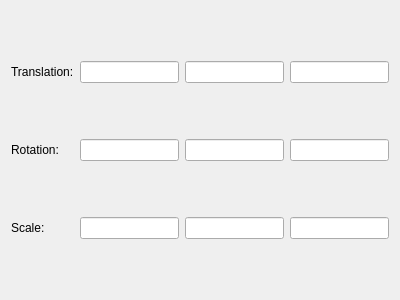
<?xml version="1.0" encoding="UTF-8"?>
<ui version="4.0">
    <author/>
    <comment/>
    <exportmacro/>
    <class>TransformEditor</class>
    <widget class="QWidget" name="TransformEditor">
        <property name="geometry">
            <rect>
                <x>0</x>
                <y>0</y>
                <width>400</width>
                <height>300</height>
            </rect>
        </property>
        <property name="windowTitle">
            <string>TransformEditor</string>
        </property>
        <layout class="QGridLayout" name="gridLayout">
            <item row="0" column="0">
                <widget class="QLabel" name="labelTranslation">
                    <property name="text">
                        <string>Translation:</string>
                    </property>
                </widget>
            </item>
            <item row="0" column="1">
                <widget class="QLineEdit" name="lineEditTranslationX"/>
            </item>
            <item row="0" column="2">
                <widget class="QLineEdit" name="lineEditTranslationY"/>
            </item>
            <item row="0" column="3">
                <widget class="QLineEdit" name="lineEditTranslationZ"/>
            </item>
            <item row="1" column="0">
                <widget class="QLabel" name="labelRotation">
                    <property name="text">
                        <string>Rotation:</string>
                    </property>
                </widget>
            </item>
            <item row="1" column="1">
                <widget class="QLineEdit" name="lineEditRotationX"/>
            </item>
            <item row="1" column="2">
                <widget class="QLineEdit" name="lineEditRotationY"/>
            </item>
            <item row="1" column="3">
                <widget class="QLineEdit" name="lineEditRotationZ"/>
            </item>
            <item row="2" column="0">
                <widget class="QLabel" name="labelScale">
                    <property name="text">
                        <string>Scale:</string>
                    </property>
                </widget>
            </item>
            <item row="2" column="1">
                <widget class="QLineEdit" name="lineEditScaleX"/>
            </item>
            <item row="2" column="2">
                <widget class="QLineEdit" name="lineEditScaleY"/>
            </item>
            <item row="2" column="3">
                <widget class="QLineEdit" name="lineEditScaleZ"/>
            </item>
        </layout>
    </widget>
    <pixmapfunction/>
    <connections/>
</ui>
